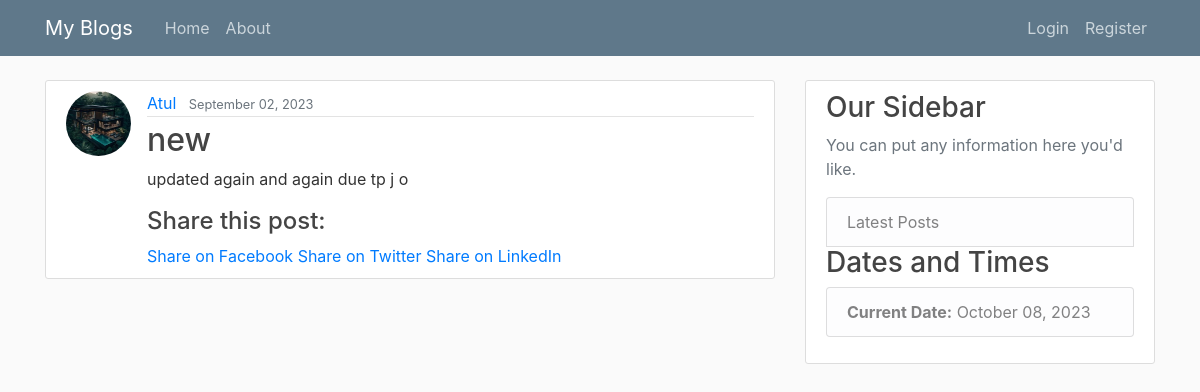
The app's page /Blog/post/38/, older data.
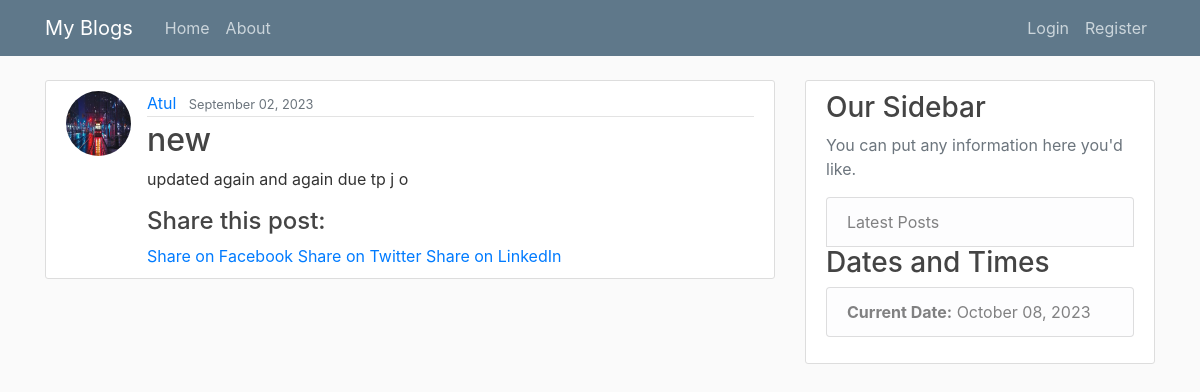
The same page, newer data.
### blog/models.py (models this page shows, shortened)
class Post(models.Model):
    title = models.CharField(max_length=100)
    content = models.TextField()  # content can be of any length so we use textfield
    date_posted = models.DateTimeField(default=timezone.now)
    author = models.ForeignKey(User, on_delete=models.CASCADE)
    image = models.ImageField(upload_to='post_images',default='')

### users/models.py (models this page shows, shortened)
class profile(models.Model):
    user = models.OneToOneField(User,on_delete=models.CASCADE)
    facebook_link = models.URLField(blank=True, null=True)
    twitter_link = models.URLField(blank=True, null=True)
    github_link = models.URLField(blank=True, null=True)
    image = models.ImageField( default='profile_pics/default.jpg',  # Relative to MEDIA_ROOT
        upload_to='profile_pics',
        blank=True,
        null=True
    )

### blog/views.py (the view)
# urls.py: path('post/<int:pk>/', PostDetailView.as_view(), name='post-detail'),
class PostDetailView(DetailView):
    model = Post
    template_name = 'blog/post_detail.html'

### blog/current_datetime.py (called while the page is built)
def current_datetime(request):
    return {'current_datetime': datetime.now()}

### blog/templates/blog/post_detail.html (shortened to what this page needs)
{% extends "blog/base.html" %}
{% block content %}
      <article class="media content-section">
          <img class="rounded-circle article-img" src="{{ object.author.profile.image.url }}">
          <div class="media-body">
            <div class="article-metadata">
              <a class="mr-2" href="{% url 'user-posts' object.author.username %}">{{ object.author }}</a>
              <small class="text-muted">{{ object.date_posted|date:"F d, Y" }} </small>
            </div>
            <h2 class="article-title" > {{ object.title }} </h2>
            <p class="article-content">{{ object.content }}</p>
            <div class="social-share">
              <h4>Share this post:</h4>
              <a href="https://www.facebook.com/sharer/sharer.php?u={{ request.build_absolute_uri }}" target="_blank" rel="noopener noreferrer">Share on Facebook</a>
              <a href="https://twitter.com/intent/tweet?url={{ request.build_absolute_uri }}" target="_blank" rel="noopener noreferrer">Share on Twitter</a>
              <a href="https://www.linkedin.com/shareArticle?url={{ request.build_absolute_uri }}" target="_blank" rel="noopener noreferrer">Share on LinkedIn</a>
            </div>
          </div>
        </article>
{% endblock content %}

Row changes from the older to the newer data that the page shows:
changed through a linked row, Post "new": author.profile.image: a different picture
